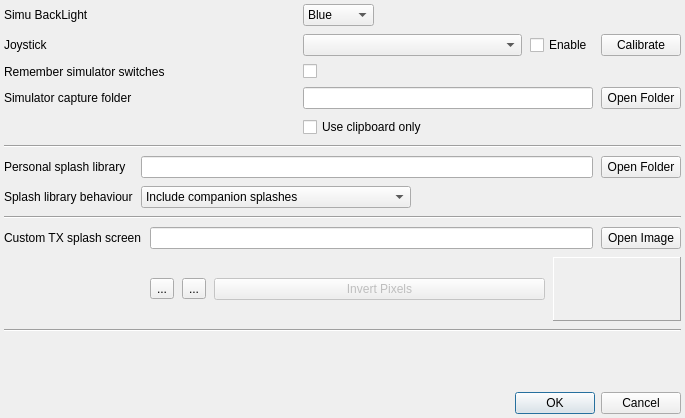
<?xml version="1.0" encoding="UTF-8"?>
<ui version="4.0">
 <class>preferencesDialog</class>
 <widget class="QDialog" name="preferencesDialog">
  <property name="geometry">
   <rect>
    <x>0</x>
    <y>0</y>
    <width>685</width>
    <height>418</height>
   </rect>
  </property>
  <property name="sizePolicy">
   <sizepolicy hsizetype="MinimumExpanding" vsizetype="Preferred">
    <horstretch>0</horstretch>
    <verstretch>0</verstretch>
   </sizepolicy>
  </property>
  <property name="minimumSize">
   <size>
    <width>685</width>
    <height>0</height>
   </size>
  </property>
  <property name="windowTitle">
   <string>Preferences</string>
  </property>
  <layout class="QGridLayout" name="gridLayout_4" columnstretch="1">
   <property name="sizeConstraint">
    <enum>QLayout::SetMinimumSize</enum>
   </property>
   <property name="verticalSpacing">
    <number>2</number>
   </property>
   <property name="margin">
    <number>4</number>
   </property>
   <item row="0" column="0">
    <layout class="QVBoxLayout" name="verticalLayout_2">
     <property name="spacing">
      <number>8</number>
     </property>
     <item>
      <layout class="QGridLayout" name="gridLayout_2">
       <item row="3" column="1">
        <widget class="QLineEdit" name="snapshotPath">
         <property name="enabled">
          <bool>true</bool>
         </property>
         <property name="readOnly">
          <bool>true</bool>
         </property>
        </widget>
       </item>
       <item row="0" column="0">
        <widget class="QLabel" name="label_3">
         <property name="sizePolicy">
          <sizepolicy hsizetype="Preferred" vsizetype="Minimum">
           <horstretch>0</horstretch>
           <verstretch>0</verstretch>
          </sizepolicy>
         </property>
         <property name="text">
          <string>Simu BackLight</string>
         </property>
         <property name="alignment">
          <set>Qt::AlignLeading|Qt::AlignLeft|Qt::AlignVCenter</set>
         </property>
        </widget>
       </item>
       <item row="3" column="0">
        <widget class="QLabel" name="label_19">
         <property name="text">
          <string>Simulator capture folder</string>
         </property>
        </widget>
       </item>
       <item row="1" column="0">
        <widget class="QLabel" name="label_11">
         <property name="sizePolicy">
          <sizepolicy hsizetype="MinimumExpanding" vsizetype="Minimum">
           <horstretch>0</horstretch>
           <verstretch>0</verstretch>
          </sizepolicy>
         </property>
         <property name="text">
          <string>Joystick</string>
         </property>
        </widget>
       </item>
       <item row="2" column="0">
        <widget class="QLabel" name="label">
         <property name="text">
          <string>Remember simulator switches</string>
         </property>
        </widget>
       </item>
       <item row="2" column="1">
        <widget class="QCheckBox" name="simuSW">
         <property name="text">
          <string/>
         </property>
        </widget>
       </item>
       <item row="1" column="1">
        <layout class="QHBoxLayout" name="horizontalLayout_5">
         <item>
          <widget class="QComboBox" name="joystickCB">
           <property name="sizePolicy">
            <sizepolicy hsizetype="MinimumExpanding" vsizetype="Fixed">
             <horstretch>0</horstretch>
             <verstretch>0</verstretch>
            </sizepolicy>
           </property>
          </widget>
         </item>
         <item>
          <widget class="QCheckBox" name="joystickChkB">
           <property name="text">
            <string>Enable</string>
           </property>
          </widget>
         </item>
        </layout>
       </item>
       <item row="4" column="1">
        <widget class="QCheckBox" name="snapshotClipboardCKB">
         <property name="text">
          <string>Use clipboard only</string>
         </property>
        </widget>
       </item>
       <item row="1" column="2">
        <widget class="QPushButton" name="joystickcalButton">
         <property name="text">
          <string>Calibrate</string>
         </property>
        </widget>
       </item>
       <item row="0" column="1">
        <layout class="QHBoxLayout" name="horizontalLayout">
         <item>
          <widget class="QComboBox" name="backLightColor">
           <item>
            <property name="text">
             <string>Blue</string>
            </property>
           </item>
           <item>
            <property name="text">
             <string>Green</string>
            </property>
           </item>
           <item>
            <property name="text">
             <string>Red</string>
            </property>
           </item>
           <item>
            <property name="text">
             <string>Orange</string>
            </property>
           </item>
           <item>
            <property name="text">
             <string>Yellow</string>
            </property>
           </item>
          </widget>
         </item>
         <item>
          <spacer name="horizontalSpacer_2">
           <property name="orientation">
            <enum>Qt::Horizontal</enum>
           </property>
           <property name="sizeHint" stdset="0">
            <size>
             <width>40</width>
             <height>20</height>
            </size>
           </property>
          </spacer>
         </item>
        </layout>
       </item>
       <item row="3" column="2">
        <widget class="QPushButton" name="snapshotPathButton">
         <property name="text">
          <string>Open Folder</string>
         </property>
         <property name="flat">
          <bool>false</bool>
         </property>
        </widget>
       </item>
      </layout>
     </item>
     <item>
      <widget class="Line" name="line">
       <property name="orientation">
        <enum>Qt::Horizontal</enum>
       </property>
      </widget>
     </item>
     <item>
      <layout class="QGridLayout" name="gridLayout_7">
       <item row="1" column="0">
        <widget class="QLabel" name="label_9">
         <property name="sizePolicy">
          <sizepolicy hsizetype="Preferred" vsizetype="Minimum">
           <horstretch>0</horstretch>
           <verstretch>0</verstretch>
          </sizepolicy>
         </property>
         <property name="text">
          <string>Personal splash library</string>
         </property>
        </widget>
       </item>
       <item row="1" column="1">
        <layout class="QHBoxLayout" name="horizontalLayout_3">
         <item>
          <widget class="QLineEdit" name="libraryPath">
           <property name="enabled">
            <bool>true</bool>
           </property>
           <property name="readOnly">
            <bool>true</bool>
           </property>
          </widget>
         </item>
         <item>
          <widget class="QPushButton" name="libraryPathButton">
           <property name="text">
            <string>Open Folder</string>
           </property>
          </widget>
         </item>
        </layout>
       </item>
       <item row="2" column="1">
        <layout class="QHBoxLayout" name="horizontalLayout_7">
         <item>
          <widget class="QComboBox" name="splashincludeCB">
           <property name="sizePolicy">
            <sizepolicy hsizetype="Expanding" vsizetype="Fixed">
             <horstretch>0</horstretch>
             <verstretch>0</verstretch>
            </sizepolicy>
           </property>
           <item>
            <property name="text">
             <string>Include companion splashes</string>
            </property>
           </item>
           <item>
            <property name="text">
             <string>Only user defined splashes</string>
            </property>
           </item>
          </widget>
         </item>
         <item>
          <spacer name="horizontalSpacer">
           <property name="orientation">
            <enum>Qt::Horizontal</enum>
           </property>
           <property name="sizeHint" stdset="0">
            <size>
             <width>40</width>
             <height>20</height>
            </size>
           </property>
          </spacer>
         </item>
        </layout>
       </item>
       <item row="2" column="0">
        <widget class="QLabel" name="label_10">
         <property name="sizePolicy">
          <sizepolicy hsizetype="Preferred" vsizetype="Minimum">
           <horstretch>0</horstretch>
           <verstretch>0</verstretch>
          </sizepolicy>
         </property>
         <property name="text">
          <string>Splash library behaviour</string>
         </property>
        </widget>
       </item>
      </layout>
     </item>
     <item>
      <widget class="Line" name="line_2">
       <property name="orientation">
        <enum>Qt::Horizontal</enum>
       </property>
      </widget>
     </item>
     <item>
      <layout class="QGridLayout" name="gridLayout">
       <item row="0" column="0">
        <widget class="QLabel" name="label_8">
         <property name="sizePolicy">
          <sizepolicy hsizetype="Preferred" vsizetype="Minimum">
           <horstretch>0</horstretch>
           <verstretch>0</verstretch>
          </sizepolicy>
         </property>
         <property name="text">
          <string>Custom TX splash screen</string>
         </property>
        </widget>
       </item>
       <item row="0" column="1">
        <layout class="QHBoxLayout" name="horizontalLayout_2">
         <item>
          <widget class="QLineEdit" name="SplashFileName">
           <property name="enabled">
            <bool>true</bool>
           </property>
           <property name="readOnly">
            <bool>true</bool>
           </property>
          </widget>
         </item>
         <item>
          <widget class="QPushButton" name="SplashSelect">
           <property name="sizePolicy">
            <sizepolicy hsizetype="Fixed" vsizetype="Fixed">
             <horstretch>0</horstretch>
             <verstretch>0</verstretch>
            </sizepolicy>
           </property>
           <property name="text">
            <string>Open Image</string>
           </property>
          </widget>
         </item>
        </layout>
       </item>
       <item row="1" column="1">
        <layout class="QHBoxLayout" name="horizontalLayout_6">
         <item>
          <layout class="QHBoxLayout" name="horizontalLayout_4">
           <item>
            <widget class="QToolButton" name="splashLibraryButton">
             <property name="text">
              <string>...</string>
             </property>
            </widget>
           </item>
           <item>
            <widget class="QToolButton" name="clearImageButton">
             <property name="text">
              <string>...</string>
             </property>
            </widget>
           </item>
           <item>
            <widget class="QPushButton" name="InvertPixels">
             <property name="enabled">
              <bool>false</bool>
             </property>
             <property name="text">
              <string>Invert Pixels</string>
             </property>
            </widget>
           </item>
          </layout>
         </item>
         <item>
          <widget class="QLabel" name="imageLabel">
           <property name="sizePolicy">
            <sizepolicy hsizetype="Minimum" vsizetype="Minimum">
             <horstretch>0</horstretch>
             <verstretch>0</verstretch>
            </sizepolicy>
           </property>
           <property name="minimumSize">
            <size>
             <width>128</width>
             <height>64</height>
            </size>
           </property>
           <property name="maximumSize">
            <size>
             <width>128</width>
             <height>64</height>
            </size>
           </property>
           <property name="frameShape">
            <enum>QFrame::Panel</enum>
           </property>
           <property name="frameShadow">
            <enum>QFrame::Raised</enum>
           </property>
           <property name="text">
            <string/>
           </property>
           <property name="scaledContents">
            <bool>true</bool>
           </property>
          </widget>
         </item>
        </layout>
       </item>
      </layout>
     </item>
     <item>
      <widget class="Line" name="line_3">
       <property name="orientation">
        <enum>Qt::Horizontal</enum>
       </property>
      </widget>
     </item>
     <item>
      <spacer name="verticalSpacer">
       <property name="orientation">
        <enum>Qt::Vertical</enum>
       </property>
       <property name="sizeHint" stdset="0">
        <size>
         <width>20</width>
         <height>40</height>
        </size>
       </property>
      </spacer>
     </item>
     <item>
      <widget class="QDialogButtonBox" name="buttonBox">
       <property name="orientation">
        <enum>Qt::Horizontal</enum>
       </property>
       <property name="standardButtons">
        <set>QDialogButtonBox::Cancel|QDialogButtonBox::Ok</set>
       </property>
      </widget>
     </item>
    </layout>
   </item>
  </layout>
 </widget>
 <resources>
  <include location="companion.qrc"/>
 </resources>
 <connections>
  <connection>
   <sender>buttonBox</sender>
   <signal>accepted()</signal>
   <receiver>preferencesDialog</receiver>
   <slot>accept()</slot>
   <hints>
    <hint type="sourcelabel">
     <x>370</x>
     <y>49</y>
    </hint>
    <hint type="destinationlabel">
     <x>157</x>
     <y>274</y>
    </hint>
   </hints>
  </connection>
  <connection>
   <sender>buttonBox</sender>
   <signal>rejected()</signal>
   <receiver>preferencesDialog</receiver>
   <slot>reject()</slot>
   <hints>
    <hint type="sourcelabel">
     <x>390</x>
     <y>55</y>
    </hint>
    <hint type="destinationlabel">
     <x>286</x>
     <y>274</y>
    </hint>
   </hints>
  </connection>
 </connections>
</ui>
